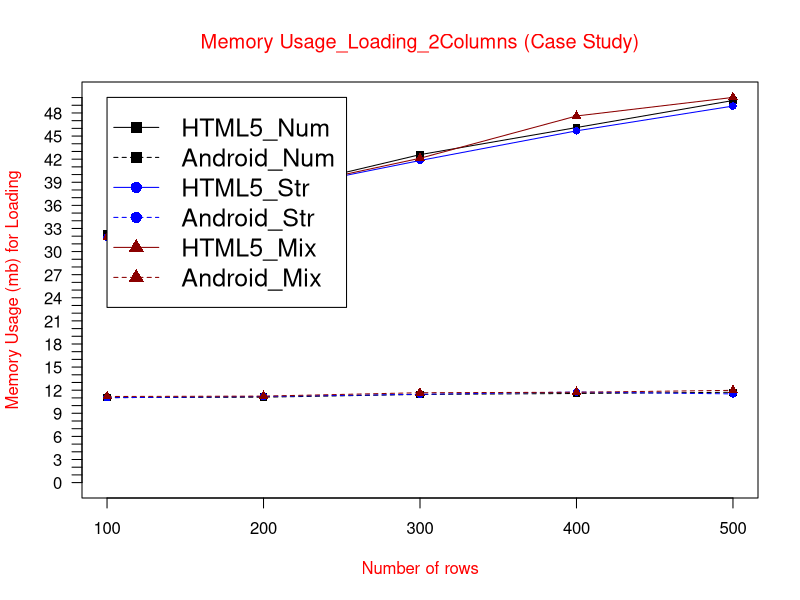

Source code (R):
data <- read.table("(CS)MUloading2col.txt", header = TRUE)

max_y <- max(data)
plot_colors <- c("black", "blue", "red4")
png(filename="(CS)MUloading2col.png", height = 1000, width = 1450, bg = "white")
plot(data$HTML5_Num, type = "o", col = plot_colors[1], pch=15,  ylim=c(0,max_y), axes=FALSE, ann=FALSE)
axis(1, at=1:5, lab=c("100", "200", "300", "400", "500"))
axis(2, las=1, at=1*0:max_y, cex.axis = 1)

box()
lines(data$Android_Num, type="o", pch=15, lty=2, col=plot_colors[1])
lines(data$HTML5_Str, type="o", pch=16, lty=1,  col=plot_colors[2])
lines(data$Android_Str, type="o", pch=16, lty=2,  col=plot_colors[2])   
lines(data$HTML5_Mix, type="o", pch=17, lty=1, col=plot_colors[3])
lines(data$Android_Mix, type="o", pch=17, lty=2,   col=plot_colors[3])

title(main="Memory Usage_Loading_2Columns (Case Study)", col.main="red", font.main=6)
title(xlab= "Number of rows", col.lab="red")
title(ylab= "Memory Usage (mb) for Loading", col.lab="red")
legend(1, max_y, names(data), cex=1.5, col=c("black", "black","blue", "blue","red4","red4"), pch=c(15,15,16,16,17,17), lty=c(1,2,1,2,1,2));

dev.off()
